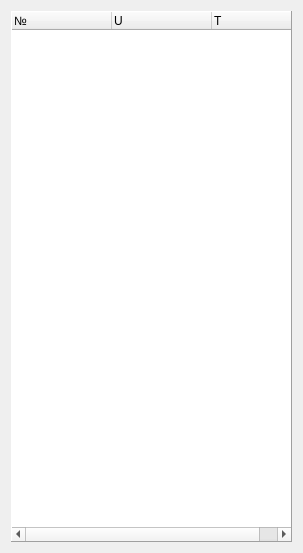
<?xml version="1.0" encoding="UTF-8"?>
<ui version="4.0">
 <class>ZrmCellViewMinimal</class>
 <widget class="QWidget" name="ZrmCellViewMinimal">
  <property name="geometry">
   <rect>
    <x>0</x>
    <y>0</y>
    <width>303</width>
    <height>553</height>
   </rect>
  </property>
  <property name="sizePolicy">
   <sizepolicy hsizetype="Maximum" vsizetype="Preferred">
    <horstretch>0</horstretch>
    <verstretch>0</verstretch>
   </sizepolicy>
  </property>
  <property name="windowTitle">
   <string>Form</string>
  </property>
  <layout class="QVBoxLayout" name="verticalLayout">
   <property name="sizeConstraint">
    <enum>QLayout::SetMinimumSize</enum>
   </property>
   <item>
    <widget class="QStackedWidget" name="stackedWidget">
     <property name="sizePolicy">
      <sizepolicy hsizetype="Preferred" vsizetype="Preferred">
       <horstretch>0</horstretch>
       <verstretch>0</verstretch>
      </sizepolicy>
     </property>
     <property name="currentIndex">
      <number>0</number>
     </property>
     <widget class="QWidget" name="page">
      <property name="sizePolicy">
       <sizepolicy hsizetype="Preferred" vsizetype="Preferred">
        <horstretch>0</horstretch>
        <verstretch>0</verstretch>
       </sizepolicy>
      </property>
      <layout class="QVBoxLayout" name="verticalLayout_3">
       <property name="spacing">
        <number>2</number>
       </property>
       <property name="leftMargin">
        <number>0</number>
       </property>
       <property name="topMargin">
        <number>0</number>
       </property>
       <property name="rightMargin">
        <number>0</number>
       </property>
       <property name="bottomMargin">
        <number>0</number>
       </property>
       <item>
        <widget class="QTreeWidget" name="cellsTree">
         <property name="sizePolicy">
          <sizepolicy hsizetype="Preferred" vsizetype="Preferred">
           <horstretch>0</horstretch>
           <verstretch>0</verstretch>
          </sizepolicy>
         </property>
         <property name="frameShape">
          <enum>QFrame::Panel</enum>
         </property>
         <property name="frameShadow">
          <enum>QFrame::Raised</enum>
         </property>
         <property name="editTriggers">
          <set>QAbstractItemView::NoEditTriggers</set>
         </property>
         <property name="showDropIndicator" stdset="0">
          <bool>false</bool>
         </property>
         <property name="alternatingRowColors">
          <bool>true</bool>
         </property>
         <property name="selectionMode">
          <enum>QAbstractItemView::NoSelection</enum>
         </property>
         <property name="selectionBehavior">
          <enum>QAbstractItemView::SelectColumns</enum>
         </property>
         <property name="uniformRowHeights">
          <bool>false</bool>
         </property>
         <property name="itemsExpandable">
          <bool>false</bool>
         </property>
         <property name="headerHidden">
          <bool>false</bool>
         </property>
         <property name="expandsOnDoubleClick">
          <bool>false</bool>
         </property>
         <attribute name="headerVisible">
          <bool>true</bool>
         </attribute>
         <attribute name="headerHighlightSections">
          <bool>true</bool>
         </attribute>
         <column>
          <property name="text">
           <string>№</string>
          </property>
         </column>
         <column>
          <property name="text">
           <string>U</string>
          </property>
         </column>
         <column>
          <property name="text">
           <string>T</string>
          </property>
         </column>
        </widget>
       </item>
      </layout>
     </widget>
    </widget>
   </item>
  </layout>
 </widget>
 <resources/>
 <connections/>
</ui>
